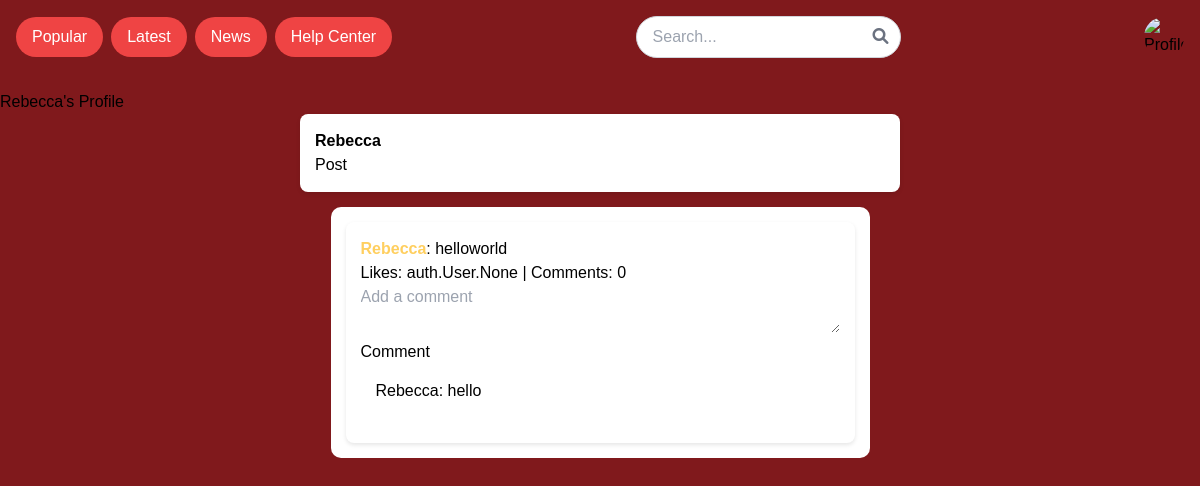
/accounts/profile/ (signed in), run on an earlier commit of the app's database.
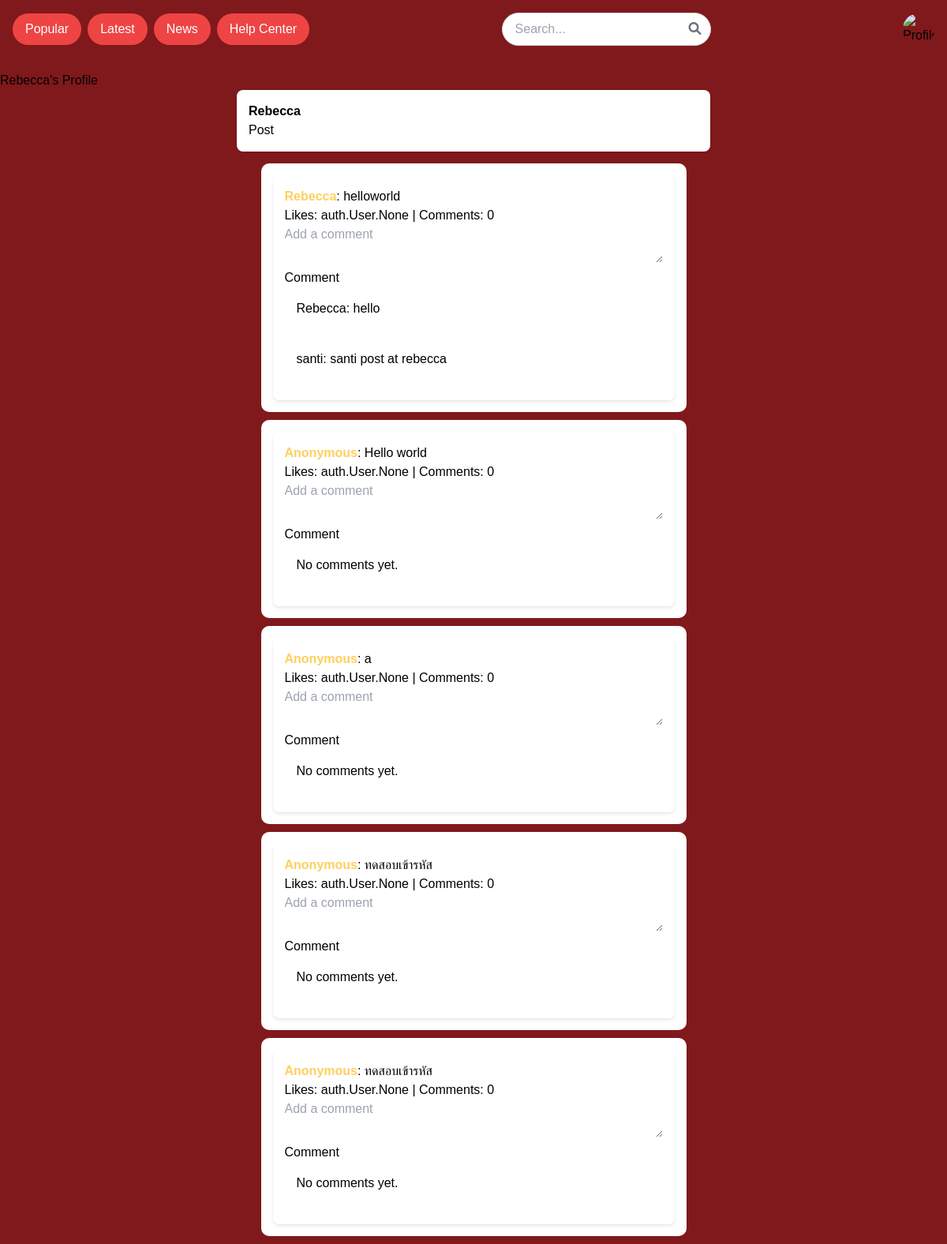
And on a later commit of the database.
### core/models.py (models this page shows, shortened)
class Tweet(models.Model):
    author = models.ForeignKey(User, on_delete=models.CASCADE)
    handle = models.CharField(max_length=100)
    content = models.TextField()
    likes = models.ManyToManyField(User, related_name='tweet_likes', blank=True)
    comment_count = models.IntegerField(default=0)
    anonymous = models.BooleanField(default=False) # !! anonymouse M P!!
    created_at = models.DateTimeField(auto_now_add=True)

class Comment(models.Model):
    tweet = models.ForeignKey(Tweet, related_name='comments', on_delete=models.CASCADE)
    author = models.ForeignKey(User, on_delete=models.CASCADE)
    content = models.CharField(max_length=250)
    created_at = models.DateTimeField(auto_now_add=True)

### core/views.py (the view)
# urls.py: path('accounts/profile/', views.profile, name='profile'),
@login_required
def profile(request):
    user = request.user
    tweets = Tweet.objects.filter(author=user)  # ดึงทวีตทั้งหมดของผู้ใช้
    if request.method == "POST":
        content = request.POST.get("content")
        if content:
            Tweet.objects.create(author=user, handle=user.username,content=content)
            return redirect('login')  # หรือชื่อ URL ของหน้าโปรไฟล์
    return render(request, 'core/profile.html', {'tweets': tweets})

### theme/templates/core/profile.html (shortened to what this page needs)
{% extends 'core/base.html' %}
{% block content %}
  <h1>{{ user.username }}'s Profile</h1>
  <div class="posts-container" style="display: flex; flex-direction: column; align-items: center; gap: 15px;">
    <div class="post-card" style="width: 100%; max-width: 600px; background-color: white; border-radius: 8px; box-shadow: 0 2px 4px rgba(0, 0, 0, 0.1); padding: 15px;">
      <strong>{{user.username}} </strong>
      <form method="post">
          <button type="submit">Post</button>
      </form>
    </div>
  <ul>
    {% for tweet in tweets %}
      <li>
    <div class="post-card" style="width: 100%; max-width: 600px; background-color: white; border-radius: 8px; box-shadow: 0 2px 4px rgba(0, 0, 0, 0.1); padding: 15px;">
        {% if tweet.anonymous %}
          <strong>Anonymous</strong>: {{ tweet.content }}<br>
        {% else %}
          <strong>{{ tweet.author.username }}</strong>: {{ tweet.content }}<br>
        {% endif %}
        Likes: {{ tweet.likes }} | Comments: {{ tweet.comment_count }}
        <form method="post" action="{% url 'add_comment' tweet.id %}">
          <textarea name="comment_content" rows="2" cols="50" placeholder="Add a comment" required></textarea><br>
          <button type="submit">Comment</button>
        </form>
        <ul>
          {% for comment in tweet.comments.all %}
            <li>{{ comment.author }}: {{ comment.content }}</li>
          {% empty %}
            <li>No comments yet.</li>
          {% endfor %}
        </ul>
      </div>
      </li>
    {% empty %}
      <li>No tweets yet.</li>
    {% endfor %}
  </ul>
{% endblock %}

What changed in the data, as far as the page shows it:
added Comment: author "santi", content "santi post at rebecca", shown under Tweet "helloworld"
added Tweet: content "Hello world", likes "auth.User.None", comment_count "0"
added Tweet: content "a", likes "auth.User.None", comment_count "0"
added Tweet: content "ทดสอบเข้ารหัส", likes "auth.User.None", comment_count "0"
added Tweet: content "ทดสอบเข้ารหัส", likes "auth.User.None", comment_count "0"
